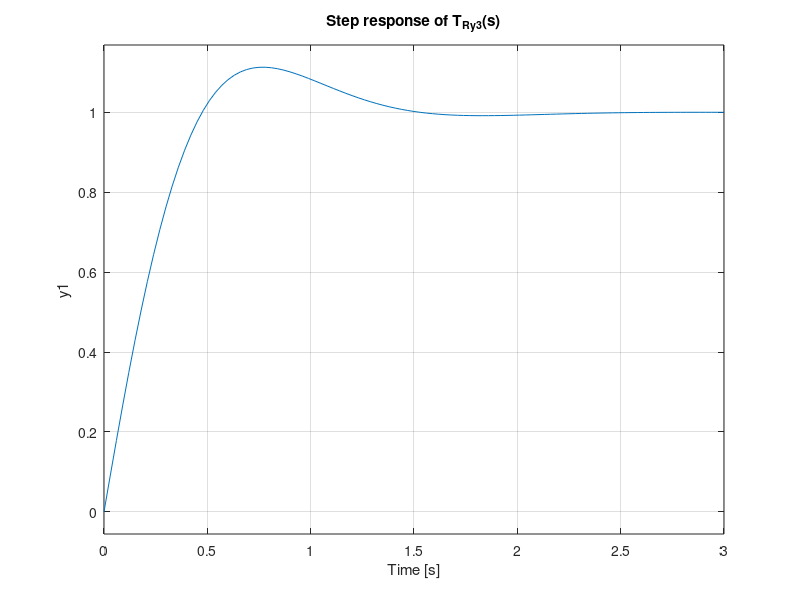

This figure's MATLAB source:
if exist('OCTAVE_VERSION', 'builtin')
    pkg load control;
end

b_1 = 3;
a_1 = 2;
k_p = 1;
k_i = 5;

num = [b_1*k_p, b_1*k_i];
den = [1, (a_1 + b_1*k_p), b_1 * k_i];

T_ry = tf(num, den);

T_ry_poles = pole(T_ry)
T_ry_zeros = zero(T_ry)

figure;
step(T_ry);
grid on;
title("Step response of T_{Ry3}(s)");

[yy, tt] = step(T_ry);

T_ry_overshoot = max(yy) - 1
